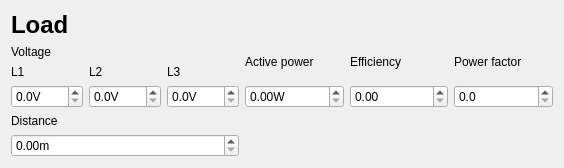
<?xml version="1.0" encoding="UTF-8"?>
<ui version="4.0">
 <class>Load</class>
 <widget class="QWidget" name="Load">
  <property name="geometry">
   <rect>
    <x>0</x>
    <y>0</y>
    <width>564</width>
    <height>162</height>
   </rect>
  </property>
  <property name="windowTitle">
   <string>Form</string>
  </property>
  <layout class="QVBoxLayout" name="verticalLayout_6">
   <item>
    <widget class="QLabel" name="label">
     <property name="text">
      <string>&lt;h1&gt;Load&lt;/h1&gt;</string>
     </property>
    </widget>
   </item>
   <item>
    <layout class="QGridLayout" name="gridLayout_2">
     <item row="1" column="0">
      <layout class="QVBoxLayout" name="verticalLayout_2">
       <item>
        <widget class="QLabel" name="label_6">
         <property name="text">
          <string>Distance</string>
         </property>
        </widget>
       </item>
       <item>
        <widget class="QDoubleSpinBox" name="distance">
         <property name="suffix">
          <string>m</string>
         </property>
        </widget>
       </item>
      </layout>
     </item>
     <item row="0" column="0">
      <layout class="QVBoxLayout" name="verticalLayout">
       <item>
        <widget class="QLabel" name="label_2">
         <property name="text">
          <string>Voltage</string>
         </property>
        </widget>
       </item>
       <item>
        <layout class="QGridLayout" name="gridLayout">
         <item row="1" column="2">
          <widget class="QDoubleSpinBox" name="voltage_L1">
           <property name="suffix">
            <string>V</string>
           </property>
           <property name="decimals">
            <number>1</number>
           </property>
           <property name="maximum">
            <double>1000.000000000000000</double>
           </property>
          </widget>
         </item>
         <item row="1" column="1">
          <widget class="QDoubleSpinBox" name="voltage_L2">
           <property name="suffix">
            <string>V</string>
           </property>
           <property name="decimals">
            <number>1</number>
           </property>
           <property name="maximum">
            <double>1000.000000000000000</double>
           </property>
          </widget>
         </item>
         <item row="1" column="0">
          <widget class="QDoubleSpinBox" name="voltage_L3">
           <property name="suffix">
            <string>V</string>
           </property>
           <property name="decimals">
            <number>1</number>
           </property>
           <property name="maximum">
            <double>1000.000000000000000</double>
           </property>
          </widget>
         </item>
         <item row="0" column="0">
          <widget class="QLabel" name="label_3">
           <property name="text">
            <string>L1</string>
           </property>
          </widget>
         </item>
         <item row="0" column="1">
          <widget class="QLabel" name="label_4">
           <property name="text">
            <string>L2</string>
           </property>
          </widget>
         </item>
         <item row="0" column="2">
          <widget class="QLabel" name="label_5">
           <property name="text">
            <string>L3</string>
           </property>
          </widget>
         </item>
        </layout>
       </item>
      </layout>
     </item>
     <item row="0" column="2">
      <layout class="QVBoxLayout" name="verticalLayout_4">
       <item>
        <widget class="QLabel" name="label_8">
         <property name="text">
          <string>Efficiency</string>
         </property>
        </widget>
       </item>
       <item>
        <widget class="QDoubleSpinBox" name="efficiency">
         <property name="maximum">
          <double>1.000000000000000</double>
         </property>
        </widget>
       </item>
      </layout>
     </item>
     <item row="0" column="1">
      <layout class="QVBoxLayout" name="verticalLayout_3">
       <item>
        <widget class="QLabel" name="label_7">
         <property name="text">
          <string>Active power</string>
         </property>
        </widget>
       </item>
       <item>
        <widget class="QDoubleSpinBox" name="active_power">
         <property name="suffix">
          <string>W</string>
         </property>
        </widget>
       </item>
      </layout>
     </item>
     <item row="0" column="3">
      <layout class="QVBoxLayout" name="verticalLayout_5">
       <item>
        <widget class="QLabel" name="label_9">
         <property name="text">
          <string>Power factor</string>
         </property>
        </widget>
       </item>
       <item>
        <widget class="QDoubleSpinBox" name="power_factor">
         <property name="decimals">
          <number>1</number>
         </property>
         <property name="maximum">
          <double>1.000000000000000</double>
         </property>
        </widget>
       </item>
      </layout>
     </item>
    </layout>
   </item>
  </layout>
  <zorder>label</zorder>
  <zorder>verticalLayoutWidget</zorder>
  <zorder>horizontalLayoutWidget</zorder>
  <zorder>gridLayoutWidget</zorder>
 </widget>
 <resources/>
 <connections/>
</ui>
